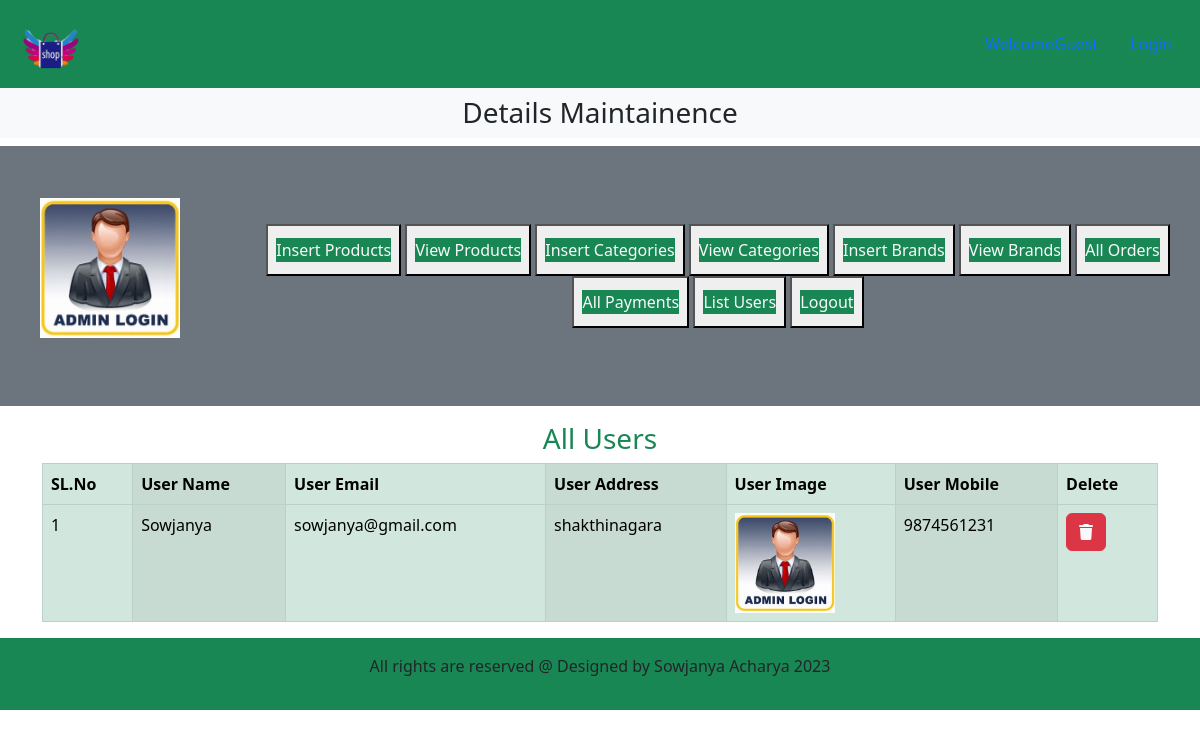
Screenshot of /admin_area/index.php?listusers with the database file from the repository.
### tables this page shows
CREATE TABLE `usertable` (
  `user_id` int(11) NOT NULL,
  `user_name` varchar(100) NOT NULL,
  `user_email` varchar(100) NOT NULL,
  `user_password` varchar(255) NOT NULL,
  `user_image` varchar(255) NOT NULL,
  `user_ip` varchar(100) NOT NULL,
  `user_address` varchar(255) NOT NULL,
  `user_mobile` varchar(20) NOT NULL
);

### admin_area/listuser.php (the view)
<h3 class="text-center text-success">All Users</h3>
<table class="table table-bordered table-success table-striped-columns mt-2">
    <thead>
        <?php
            $get_userss = "select * from usertable";
            $result_userss = mysqli_query($con,$get_userss);
            $row_countsss = mysqli_num_rows($result_userss);
            ?>
            <tr>
            <th>SL.No</th>
            <th>User Name</th>
            <th>User Email</th>
            <th>User Address</th>
            <th>User Image</th>
            <th>User Mobile</th>
            <th>Delete</th>
        </tr>
    </thead>
    <tbody>
        <?php
    if($row_countsss == 0)
    {
        echo "<h2 class='text-danger text-center mt-5'>No Users Registered Yet</h2>";
    }
    else
    {
        $numbs=0;
        while($row_dataas = mysqli_fetch_assoc($result_userss))
        {
            $user_id = $row_dataas['user_id'];
            $user_name = $row_dataas['user_name'];
            $user_email = $row_dataas['user_email'];
            $user_address = $row_dataas['user_address'];
            $user_image = $row_dataas['user_image'];
            $user_mobile = $row_dataas['user_mobile'];
            $numbs++;
            ?>
           <tr>
            <td><?php echo $numbs; ?></td>
            <td><?php echo $user_name; ?></td>
            <td><?php echo $user_email ; ?></td>
            <td><?php echo $user_address; ?></td>
            <td><img src='../users_area/user_images/<?php echo $user_image; ?>' class="prod_img"></td>
            <td><?php echo $user_mobile; ?></td>
            <td><a href="index.php?delete_user=<?php echo $user_id; ?>" class="btn btn-danger text-light"><i class="fa-solid fa-trash"></i></a></td>
            </tr>
           <?php
        }
    }
     ?>
</tbody>
</table>

### style.css (style rules this page uses)
* { margin: 0; padding: 0; box-sizing: border-box; }

### admin_area/index.php (style rules this page uses)
body { overflow-x: hidden; }
.prod_img { width: 100px; object-fit: contain; }

### rows the page displays
usertable: user_name "Sowjanya", user_email "sowjanya@gmail.com", user_address "shakthinagara", user_image (picture), user_mobile "9874561231"
